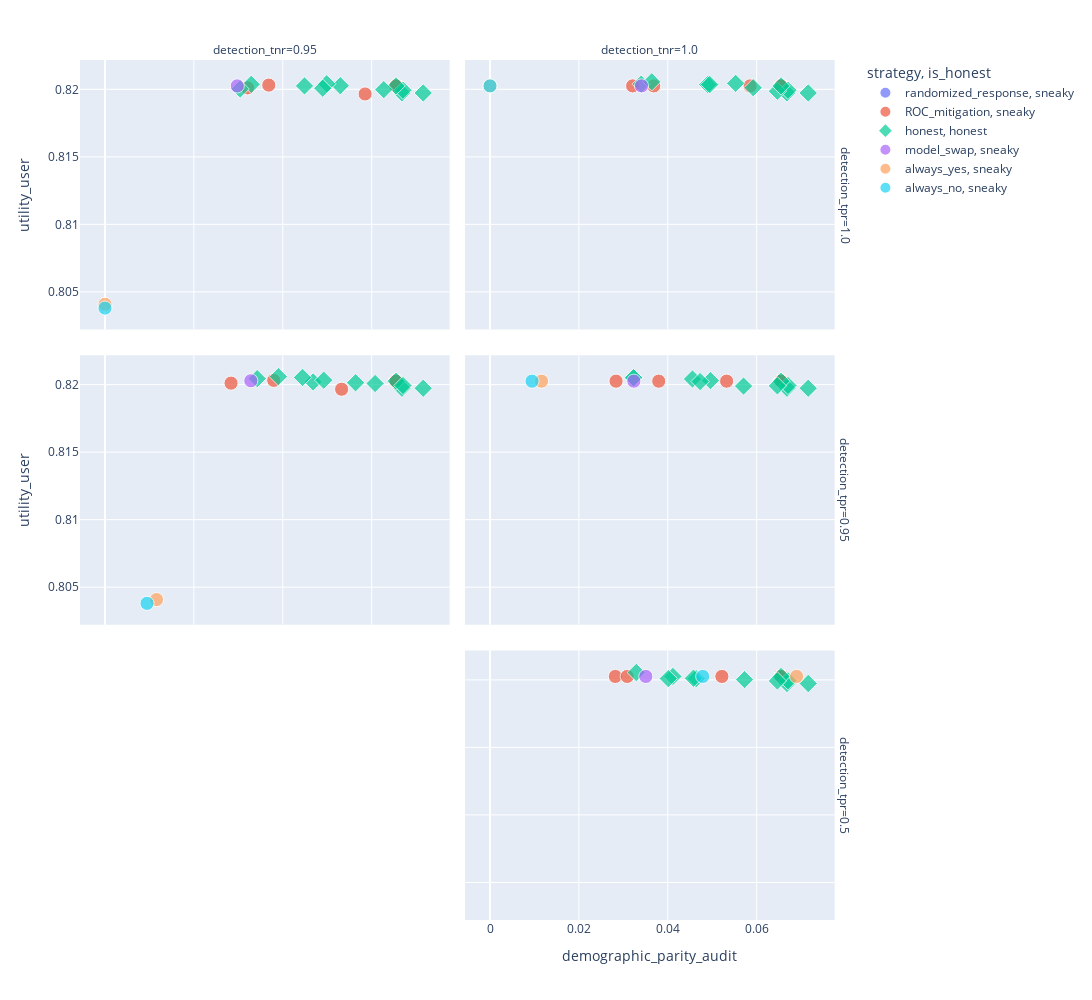

Notebook code cell kept with this figure:
### Code cell
fig = px.scatter(
    audit.with_columns(
        is_honest=pl.when(pl.col("strategy") == "honest")
        .then("strategy")
        .otherwise(pl.lit("sneaky")),
        size=10,
    ),
    x="demographic_parity_audit",
    y="utility_user",
    color="strategy",
    symbol="is_honest",
    size="size",
    size_max=10,
    facet_row="detection_tpr",
    facet_col="detection_tnr",
    hover_data=["strategy_json", "model_json", "model_name"],
    height=1_000,
    width=1_300,
)

# fig.update_xaxes(range=[0, 0.1])
# fig.update_yaxes(range=[0.81, 0.83])
fig.show()
